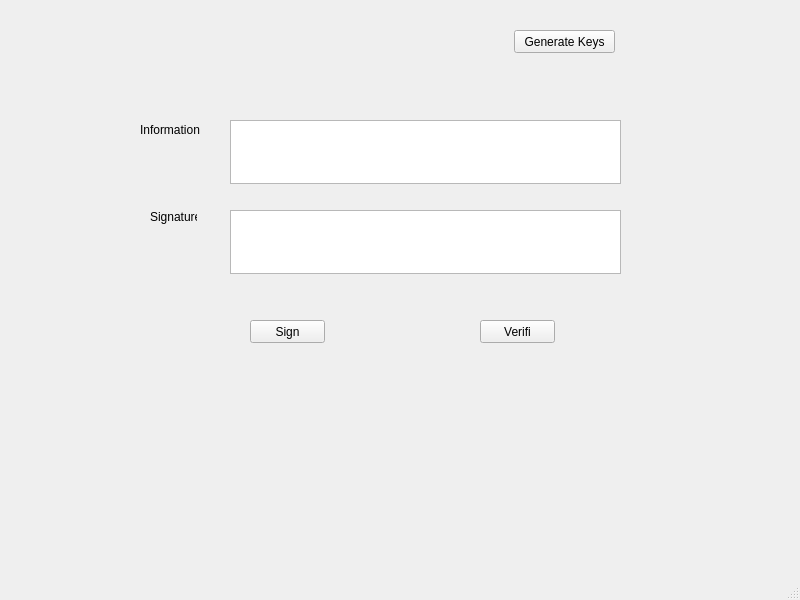
<?xml version="1.0" encoding="UTF-8"?>
<ui version="4.0">
 <class>MainWindow</class>
 <widget class="QMainWindow" name="MainWindow">
  <property name="geometry">
   <rect>
    <x>0</x>
    <y>0</y>
    <width>800</width>
    <height>600</height>
   </rect>
  </property>
  <property name="windowTitle">
   <string>MainWindow</string>
  </property>
  <widget class="QWidget" name="centralwidget">
   <widget class="QLabel" name="label">
    <property name="geometry">
     <rect>
      <x>140</x>
      <y>120</y>
      <width>71</width>
      <height>20</height>
     </rect>
    </property>
    <property name="text">
     <string>Information</string>
    </property>
   </widget>
   <widget class="QLabel" name="label_2">
    <property name="geometry">
     <rect>
      <x>150</x>
      <y>210</y>
      <width>47</width>
      <height>14</height>
     </rect>
    </property>
    <property name="text">
     <string>Signature</string>
    </property>
   </widget>
   <widget class="QPushButton" name="btn_sign">
    <property name="geometry">
     <rect>
      <x>250</x>
      <y>320</y>
      <width>75</width>
      <height>23</height>
     </rect>
    </property>
    <property name="text">
     <string>Sign</string>
    </property>
   </widget>
   <widget class="QPushButton" name="btn_verify">
    <property name="geometry">
     <rect>
      <x>480</x>
      <y>320</y>
      <width>75</width>
      <height>23</height>
     </rect>
    </property>
    <property name="text">
     <string>Verifi</string>
    </property>
   </widget>
   <widget class="QPushButton" name="btn_gen_keys">
    <property name="geometry">
     <rect>
      <x>514</x>
      <y>30</y>
      <width>101</width>
      <height>23</height>
     </rect>
    </property>
    <property name="text">
     <string>Generate Keys</string>
    </property>
   </widget>
   <widget class="QPlainTextEdit" name="txt_info">
    <property name="geometry">
     <rect>
      <x>230</x>
      <y>120</y>
      <width>391</width>
      <height>64</height>
     </rect>
    </property>
   </widget>
   <widget class="QPlainTextEdit" name="txt_sign">
    <property name="geometry">
     <rect>
      <x>230</x>
      <y>210</y>
      <width>391</width>
      <height>64</height>
     </rect>
    </property>
   </widget>
  </widget>
  <widget class="QMenuBar" name="menubar">
   <property name="geometry">
    <rect>
     <x>0</x>
     <y>0</y>
     <width>800</width>
     <height>22</height>
    </rect>
   </property>
  </widget>
  <widget class="QStatusBar" name="statusbar"/>
 </widget>
 <resources/>
 <connections/>
</ui>
